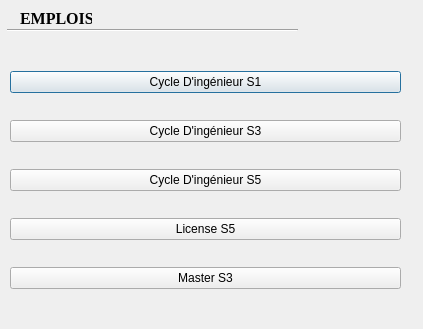
<?xml version="1.0" encoding="UTF-8"?>
<ui version="4.0">
 <class>emplois</class>
 <widget class="QDialog" name="emplois">
  <property name="geometry">
   <rect>
    <x>0</x>
    <y>0</y>
    <width>423</width>
    <height>329</height>
   </rect>
  </property>
  <property name="windowTitle">
   <string>Dialog</string>
  </property>
  <widget class="QLabel" name="label">
   <property name="geometry">
    <rect>
     <x>20</x>
     <y>10</y>
     <width>72</width>
     <height>17</height>
    </rect>
   </property>
   <property name="font">
    <font>
     <family>Times New Roman</family>
     <pointsize>12</pointsize>
     <bold>true</bold>
    </font>
   </property>
   <property name="text">
    <string>EMPLOIS</string>
   </property>
  </widget>
  <widget class="QWidget" name="verticalLayoutWidget">
   <property name="geometry">
    <rect>
     <x>10</x>
     <y>50</y>
     <width>391</width>
     <height>261</height>
    </rect>
   </property>
   <layout class="QVBoxLayout" name="verticalLayout">
    <item>
     <widget class="QPushButton" name="Cyc1">
      <property name="sizePolicy">
       <sizepolicy hsizetype="Preferred" vsizetype="Fixed">
        <horstretch>0</horstretch>
        <verstretch>0</verstretch>
       </sizepolicy>
      </property>
      <property name="text">
       <string>Cycle D'ingénieur S1</string>
      </property>
     </widget>
    </item>
    <item>
     <widget class="QPushButton" name="Cyc2">
      <property name="text">
       <string>Cycle D'ingénieur S3</string>
      </property>
     </widget>
    </item>
    <item>
     <widget class="QPushButton" name="Cyc3">
      <property name="text">
       <string>Cycle D'ingénieur S5</string>
      </property>
     </widget>
    </item>
    <item>
     <widget class="QPushButton" name="LicEmp">
      <property name="text">
       <string>License S5</string>
      </property>
     </widget>
    </item>
    <item>
     <widget class="QPushButton" name="MSTEmp">
      <property name="text">
       <string>Master S3</string>
      </property>
     </widget>
    </item>
   </layout>
  </widget>
  <widget class="Line" name="line">
   <property name="geometry">
    <rect>
     <x>7</x>
     <y>20</y>
     <width>291</width>
     <height>20</height>
    </rect>
   </property>
   <property name="orientation">
    <enum>Qt::Horizontal</enum>
   </property>
  </widget>
 </widget>
 <resources/>
 <connections/>
</ui>
